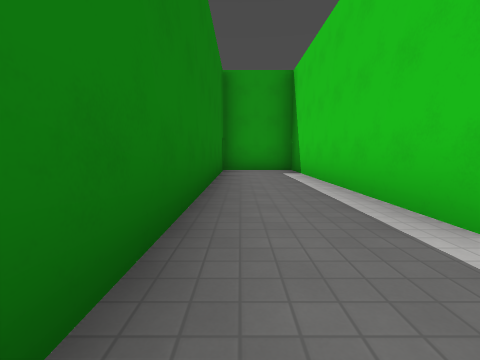
view 1 (above)

24 first-person views from a walk through a level from a Godot 3-D game. The camera is 1.2 m above the floor, tilts 6° down and sees 85° across. The floor is counted in squares, 2.4 m on a side. Each view is taken from the middle of a square. On the plan, view 1 faces up. The plan holds only what a view shows up to about 9 squares ahead; the rest is blank. The place goes on beyond the plan. Surface patterns are stand-ins for the level's own textures.

view 2
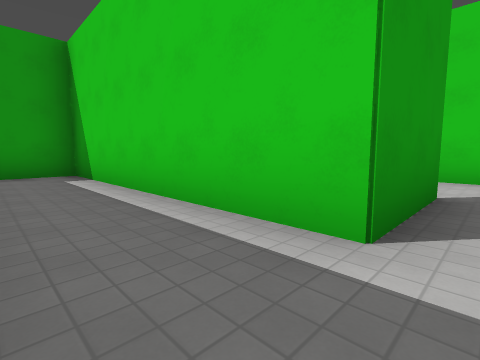

view 3
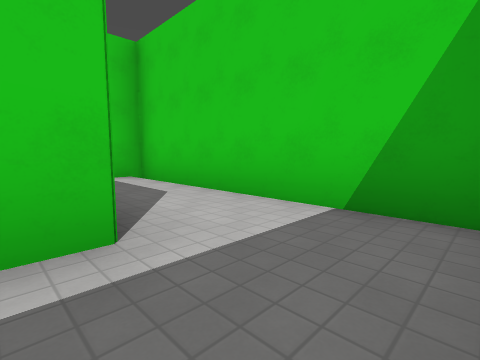

view 4
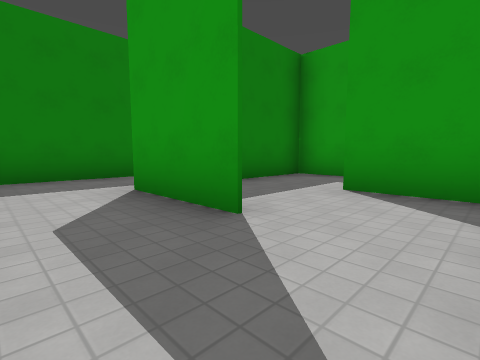

view 5
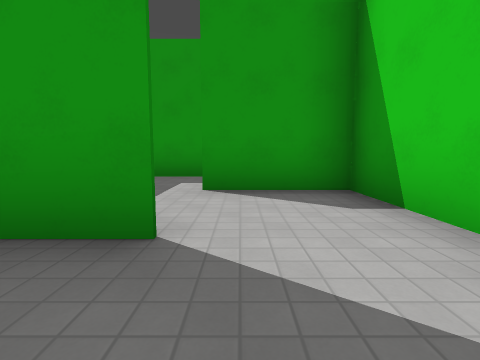

view 6
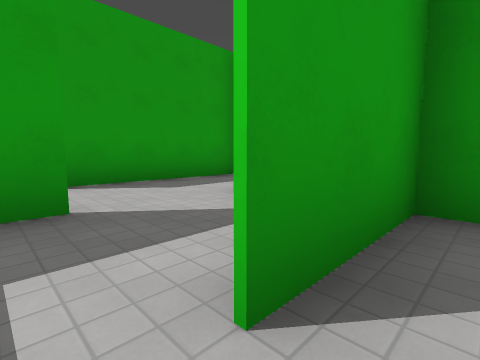

view 7
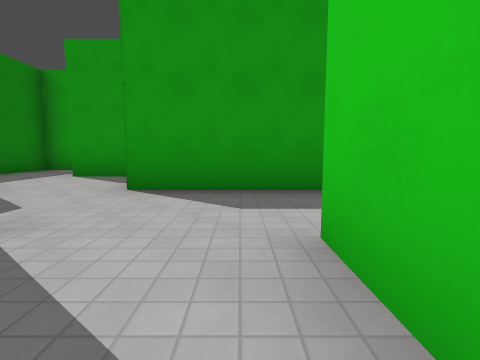

view 8
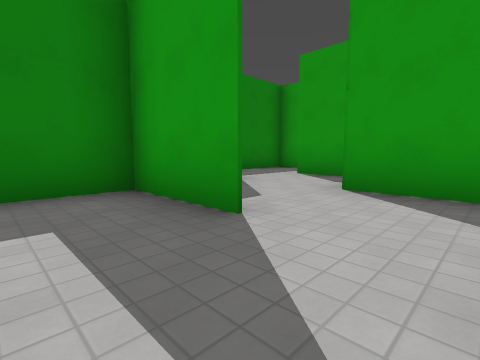

view 9
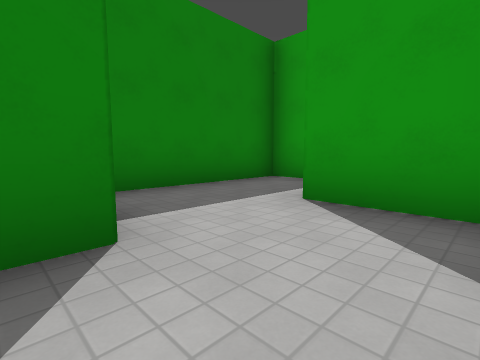

view 10
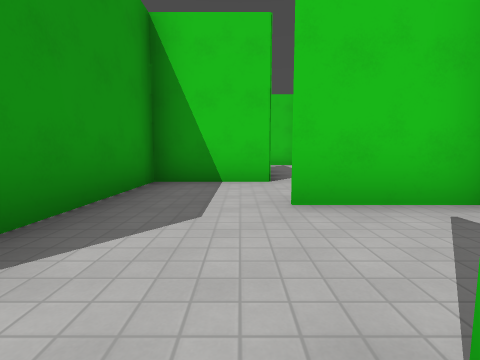

view 11
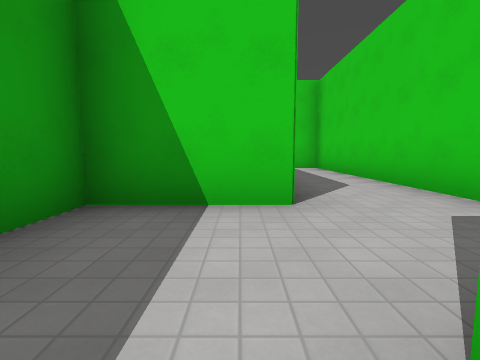

view 12
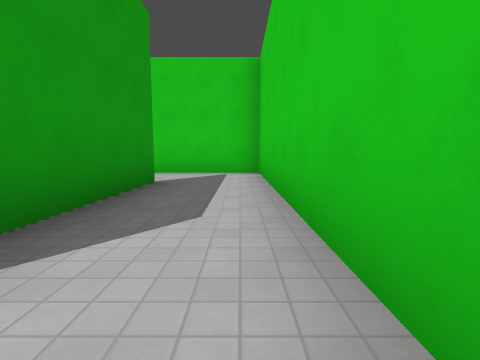

view 13
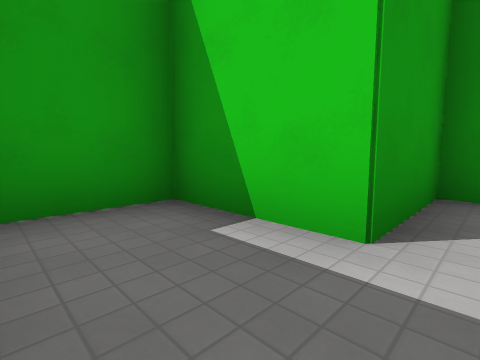

view 14
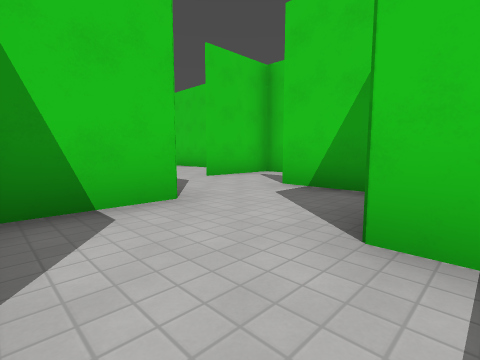

view 15
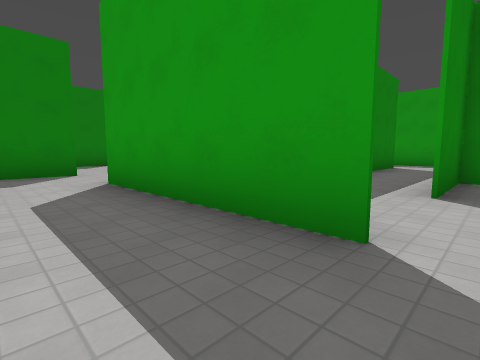

view 16
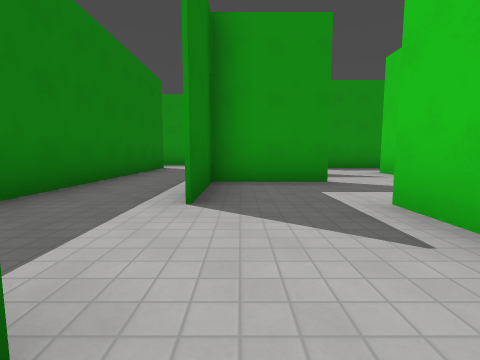

view 17
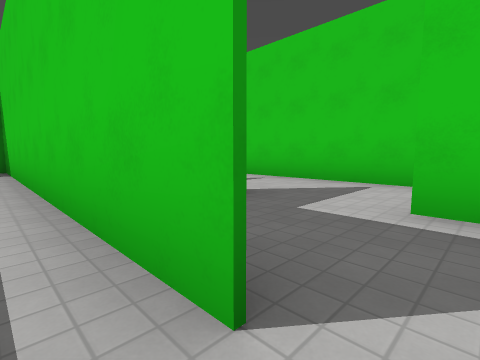

view 18
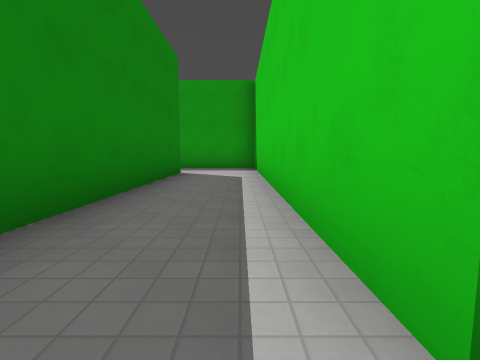

view 19
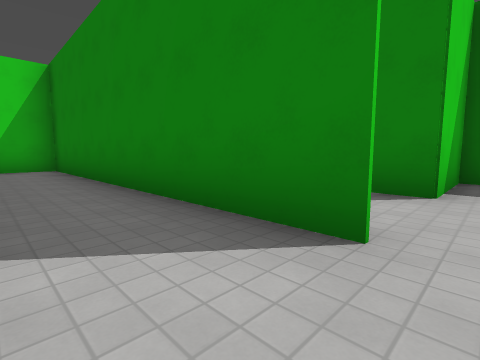

view 20
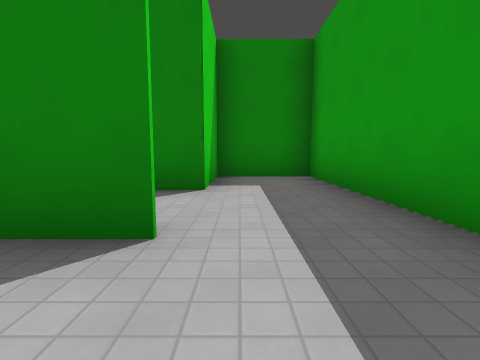

view 21
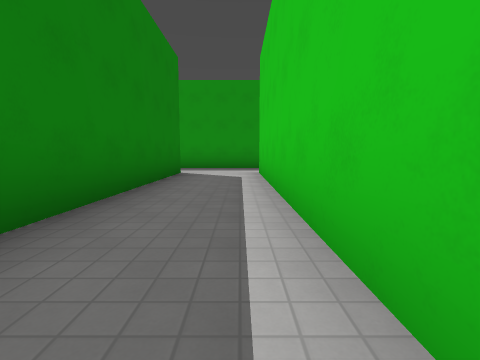

view 22
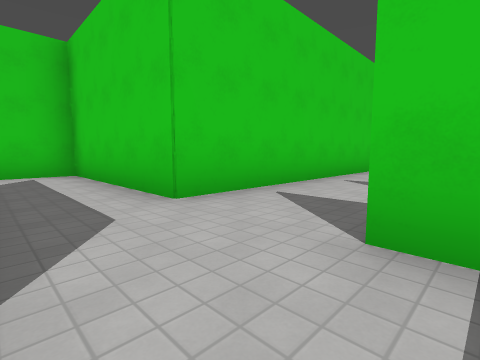

view 23
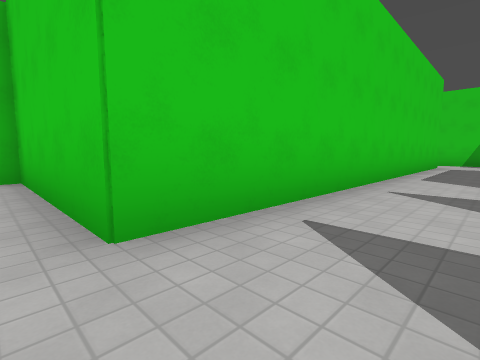

view 24
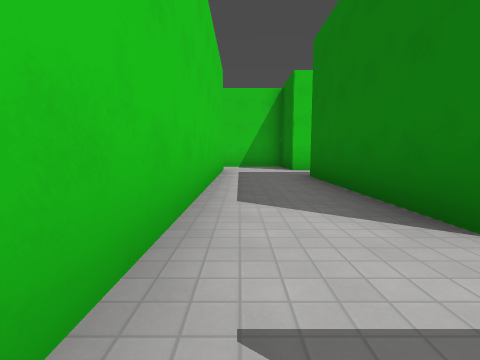

### Floor plan
Points are (right, up) in squares from view 1. A wall is a line through its corners. A room is listed if a view was taken in it or the views show most of it. See-through windows are left out.
Room 1 (views 1, 2, 3)
walls: (1.5, 1.5) (1.5, 7.5) (-0.5, 7.5); (0, -0.5) (1.5, -0.5); (-0.5, 7) (-0.5, 0.1)
ways out: opening at (2.5, 0) to room 2
Room 2 (views 4, 5, 6)
walls: (3.6, 1.5) (1.5, 1.5); (1.5, -0.5) (5.5, -0.5) (5.5, 3); (5.5, 3.5) (3.5, 3.5)
ways out: opening at (2.5, 0) to room 1; opening at (3, 3) to room 3
Room 3 (views 7, 8, 9, 10, 11)
walls: (3.6, 5.5) (1.5, 5.5) (1.5, 3.5); (4.9, 3.5) (5.5, 3.5); (2.1, 5.5) (3.5, 5.5); (5.5, 3) (5.5, 5.5); (1.5, 7.5) (1.5, 7); (6.5, 7.5) (3.5, 7.5)
ways out: opening at (3, 3) to room 2; opening at (3, 7) to room 12; opening at (6, 6) to room 13
Room 4 (views 12, 15)
walls: (7.4, 3.5) (12.5, 3.5); (11.6, 5.5) (7.5, 5.5); (5.5, 5.6) (5.5, 4.2); (13.5, 3.5) (13.5, 4.5)
ways out: opening at (12, 4) to room 6; opening at (7, 5) to room 13
Room 5 (views 13, 14)
walls: (1.5, 9.5) (1.5, 11.5) (-0.5, 11.5) (-0.5, 7); (1, 7.5) (1.5, 7.5)
ways out: opening at (2, 8) to room 12
Room 6 (views 16, 17, 18, 19, 20)
walls: (11.5, 7.4) (11.5, 15.5) (9.5, 15.5); (13.6, 9.5) (11.5, 9.5) (11.5, 7.5); (9.5, 13.6) (9.5, 5.5); (13.5, 4.5) (13.5, 7.5); (12.5, 3.5) (13.5, 3.5)
ways out: opening at (12, 4) to room 4; opening at (10, 14) to room 7; opening at (13, 8) to room 9
Room 7 (view 21)
walls: (9.5, 7.4) (9.5, 13.2); (9.5, 15.5) (5.5, 15.5) (5.5, 13.5) (7.5, 13.5) (7.5, 8.5)
ways out: opening at (10, 14) to room 6
Room 8 (view 22)
walls: (13, 11.5) (13.5, 11.5)
ways out: opening at (14, 12) to room 9
Room 9 (views 23, 24)
walls: (15.5, 7.5) (15.5, 11.5) (17.5, 11.5); (16.6, 13.5) (14.8, 13.5)
ways out: opening at (13, 8) to room 6; opening at (14, 12) to room 8; opening at (15, 7) to room 10; opening at (16.5, 12) to room 11
Room 10 (no view inside)
walls: (15.5, 1.5) (15.5, 7.5); (13.5, 7.5) (13.5, 3.5)
ways out: opening at (15, 7) to room 9; opening at (12.5, 2); opening at (14.5, 1)
Room 11 (no view inside)
walls: (17.5, 11.5) (19.5, 11.5) (19.5, 12.7)
ways out: opening at (16.5, 12) to room 9; opening at (18.5, 13)
Room 12 (no view inside)
walls: (3.5, 7.5) (3.5, 9.5) (1.5, 9.5)
ways out: opening at (3, 7) to room 3; opening at (2, 8) to room 5
Room 13 (no view inside)
walls: (7.5, 5.5) (7.5, 7.5) (6.5, 7.5)
ways out: opening at (6, 6) to room 3; opening at (7, 5) to room 4

Where each view was taken, in squares from view 1:
view 1: 0 up, 0 right, facing up
view 2: 1 up, 0 right, facing up-right
view 3: 2 up, 0 right, facing down-right
view 4: 0 up, 5 right, facing up-left
view 5: 0 up, 4 right, facing up
view 6: 3 up, 3 right, facing up-right
view 7: 4 up, 5 right, facing up
view 8: 4 up, 5 right, facing up-left
view 9: 7 up, 3 right, facing up-left
view 10: 6 up, 3 right, facing right
view 11: 6 up, 5 right, facing right
view 12: 4 up, 7 right, facing right
view 13: 9 up, 0 right, facing up-right
view 14: 9 up, 1 right, facing down-right
view 15: 4 up, 12 right, facing up-left
view 16: 5 up, 12 right, facing up
view 17: 7 up, 11 right, facing up-right
view 18: 7 up, 11 right, facing up
view 19: 14 up, 11 right, facing down-left
view 20: 14 up, 11 right, facing left
view 21: 7 up, 9 right, facing up
view 22: 13 up, 13 right, facing down-right
view 23: 12 up, 14 right, facing down-right
view 24: 9 up, 15 right, facing down
